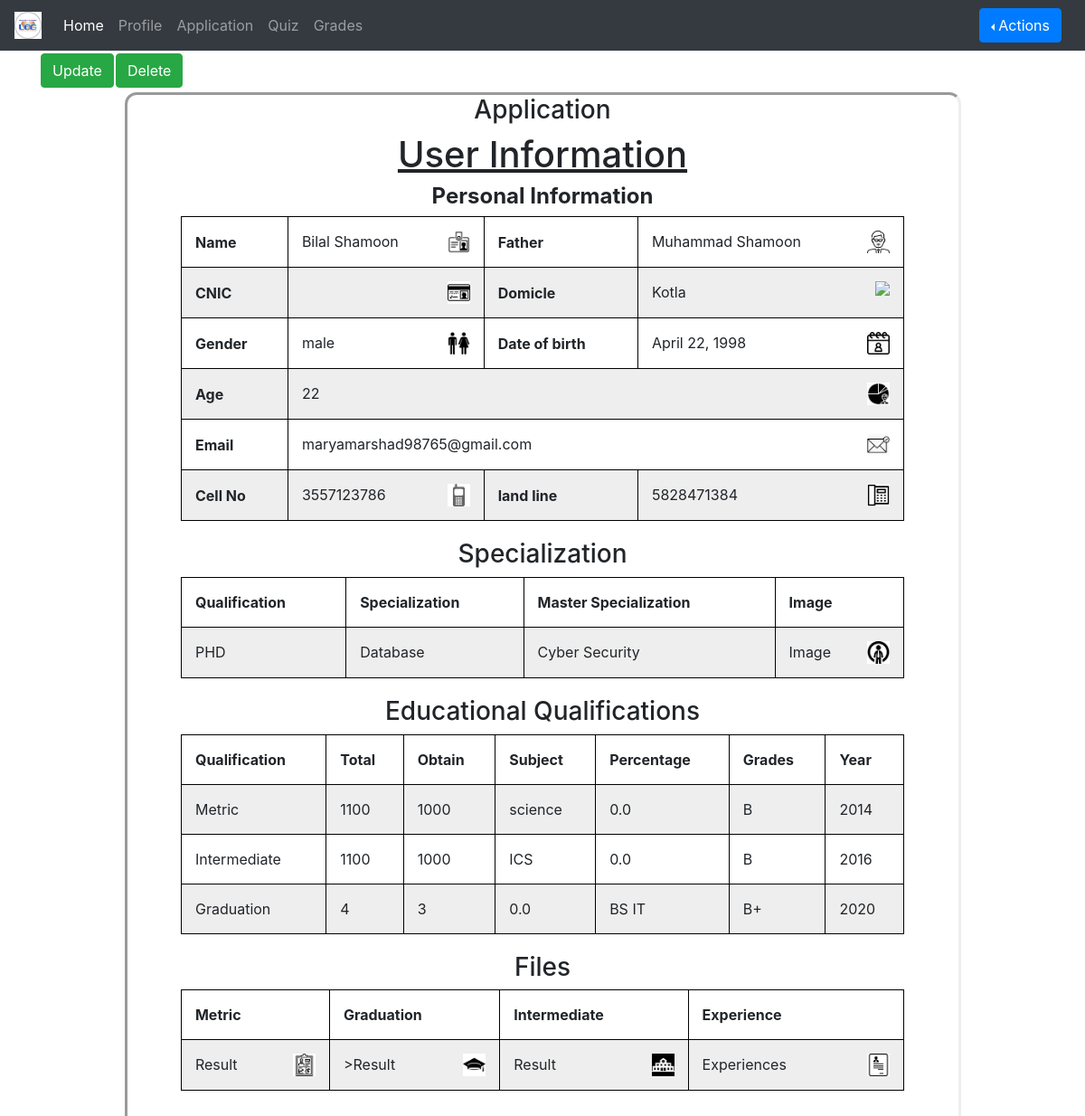
/User/BilalShamoon (signed in), run on the app's committed database.
### UserViews/models.py (models this page shows, shortened)
class Application(models.Model):
    user = models.OneToOneField(User, on_delete=models.CASCADE)
    First_Name = models.CharField(max_length=20, blank=False, null=False, validators=[alphabatic])
    Last_Name = models.CharField(max_length=20, blank=False, null=False, validators=[alphabatic])
    Father_Name = models.CharField(max_length=20, blank=False, null=False, validators=[alphabatic])
    Email = models.EmailField(max_length=254, verbose_name="Email", blank=False)
    Domicile = models.CharField(max_length=15, blank=False, null=True, validators=[alphabatic])
    Age = models.IntegerField(
        help_text="Age According to Date_of_Birth it will be checked in case of wrong input your application will not"
                  " be worthy.")
    Date_of_Birth = models.DateField(editable=True, help_text="Select Month Date And Year.")
    Gender = models.CharField(max_length=10,
                              help_text="Select Your Gender", choices=GENDER_CHOICES)
    Phone_no = models.IntegerField(help_text="Enter Your Phone no")
    Land_Line = models.IntegerField(help_text="Enter Your Land Line")
    MatricTotal = models.IntegerField(help_text="", null=False, blank=False)
    MatricObtain = models.IntegerField(null=False, blank=False)
    MatricSubject = models.CharField(max_length=50, blank=False, null=False)
    MatricPercentage = models.FloatField(max_length=None, blank=False, default=0.0, )
    MatricGrades = models.CharField(max_length=5, blank=False, null=True, )
    MatricYear = models.CharField(max_length=20, blank=False)
    IntermediateTotal = models.IntegerField(null=False, blank=False)
    IntermediateObtain = models.IntegerField(null=False, blank=False)
    IntermediateSubject = models.CharField(max_length=50, blank=False, null=False)
    IntermediatePercentage = models.FloatField(blank=False, default="0.0")
    IntermediateGrades = models.CharField(max_length=5, blank=False, null=True)
    IntermediateYear = models.CharField(max_length=20, blank=False)
    GraduationTotal = models.IntegerField(null=False, blank=False)
    GraduationObtain = models.IntegerField(null=False, blank=False)
    GraduationSubject = models.CharField(max_length=50, blank=False, null=False)
    GraduationPercentage = models.FloatField(blank=False, max_length=None, default='0.0')
    GraduationGrades = models.CharField(max_length=5, blank=False, null=True)
    GraduationYear = models.CharField(max_length=20, blank=False)
    Matrics_Result = models.FileField(verbose_name="Matric Result", blank=False, upload_to='Results/',
                                      help_text="Paste the PDF file of your DMC/Result card for best practices ")
    Graduations_result = models.FileField(verbose_name="Graduations_result", blank=False, upload_to='Results/',
                                          help_text="Paste the PDF file of your DMC/Result card for best practices ")
    Intermediate_result = models.FileField(verbose_name="Intermediate Result", blank=False, upload_to='Results/',
                                           help_text="Paste the PDF file of your DMC/Result card for best practices ")
    Image = models.ImageField(upload_to='images/',
                              help_text="Try to Use an Image with .JPG extension for best practices")
    Qualify = models.CharField(max_length=10, choices=QUALIFICATION_CHOICES,
                               help_text="Select Level of your Education from Available Choices.")
    Speclization = models.CharField(max_length=30, choices=SPECIALIZATION_CHOICES,
                                    help_text="Your Specialization or Field of Expertise.")
    Experience = models.FileField(default="Upload your CV", upload_to='CVs/',
                                  help_text="Paste the PDF file of your CV/ExperienceLetters for best practices ")
    Master_Specialization = models.CharField(help_text="Selct Specialization From List", max_length=50,
                                             choices=MASTER_CHOICES)

### UserViews/views.py (the view)
# urls.py: path('<str:user>', views.detailView2, name='Profile2'),
@login_required
def detailView2(request, user):
    object1 = Application.objects.all()
    flag = 0
    for obj1 in object1:
        if request.user == obj1.user:
            context = {
                'obj': obj1
            }
            return render(request, "UserViews/DetailView2.html", context)
        else:
            flag = flag + 1
    if flag != 0:
        messages.error(request, "Please fill the application", extra_tags="danger")
        print(flag)
    return render(request, "UserViews/DetailView2.html", )

### UserViews/templates/UserViews/DetailView2.html (shortened to what this page needs)
{%extends 'basic3.html'%}
{%block body%}
{%load static%}
{%if obj.id != null%}
<div class="container-fluid">
	<div class="row" style="margin-top: 3px">
		<div>
			<form action="{%url 'UserViews:Update' obj.id%}">
				<input class="btn btn-success" type="submit" value="Update">
			</form>
		</div>
		<form action="{%url 'UserViews:Delete' obj.id%}">
			<input style="margin-left:2px" class="btn btn-success" type="submit" value="Delete">
		</form>
	</div>
</div>
<div class="container style col-sm-10 text-align-center box">
	<h3 style="text-align:center;">Application</h3>
	<table id="t4" class="center">
		<h1> User Information </h1>
		<h4 style="text-align:center"><b>Personal Information</b></h4>
		<tr>
			<th>Name</th>
			<td>{{obj.First_Name}} {{obj.Last_Name}}<img style="height:25px" src="{%static 'images/icons/name.png' %}" ></td>
			<th>Father</th>
			<td>{{obj.Father_Name}}<img style="height:25px" src="{%static 'images/icons/father.png' %}" ></td>
		</tr>
		<tr>
			<th>CNIC</th>
			<td><img style="height:25px" src="{%static 'images/icons/cnic.png' %}" ></td>
			<th>Domicle</th>
			<td>{{obj.Domicile}}<img style="height:25px" src="{%static 'images/icons/domicile.png' %}" ></td>
		</tr>
		<tr>
			<th>Gender</th>
			<td>{{obj.Gender}}<img style="height:25px" src="{%static 'images/icons/gender.png' %}" ></td>
			<th>Date of birth</th>
			<td>{{obj.Date_of_Birth}}<img style="height:25px" src="{%static 'images/icons/dob.png' %}" ></td>
		</tr>
		<tr>
			<th>Age</th>
			<td colspan="3">{{obj.Age}}<img style="height:25px" src="{%static 'images/icons/age.jpg' %}" ></td>
		</tr>
		<tr>
			<th>Email</th>
			<td colspan="3">{{obj.Email}}<img style="height:25px" src="{%static 'images/icons/email.jpg' %}" ></td>
		</tr>
		<tr>
			<th>Cell No</th>
			<td>{{obj.Phone_no}}<img style="height:25px" src="{%static 'images/icons/phone.png' %}" ></td>
			<th>land line</th>
			<td>{{obj.Land_Line}}<img style="height:25px" src="{%static 'images/icons/landline.png' %}" ></td>
		</tr>
	</table>
	<div style="height:20px"></div>
	<table id="t3" class="center">
		<h3 style="text-align:center">Specialization</h3>
		<tr>
			<th>Qualification</th>
			<th>Specialization</th>
			<th>Master Specialization</th>
			<th>Image</th>
		</tr>
		<tr>
			<td>{{obj.Qualify}}</td>
			<td>{{obj.Speclization}}</td>
			<td>{{obj.Master_Specialization}}</td>
			<td title="Click On Icon">Image<a style="color:black" href="media/{{obj.Image}}"><img style="height:25px" src="{%static 'images/icons/pig.png' %}" ></a></td>
		</tr>
	</table>
	<div style="height:20px"></div>
	<h3 style="text-align:center">Educational Qualifications</h3>
	<table id="t2" class="center">
		<tr id="heading">
			<th>Qualification</th>
			<th>Total</th>
			<th>Obtain</th>
			<th>Subject</th>
			<th>Percentage</th>
			<th>Grades</th>
			<th>Year</th>
		</tr>
		<tr>
			<td>Metric</td>
			<td>{{obj.MatricTotal}}</td>
			<td>{{obj.MatricObtain}}</td>
			<td> {{obj.MatricSubject}}</td>
			<td>{{obj.MatricPercentage}}</td>
			<td>{{obj.MatricGrades}}</td>
			<td>{{obj.MatricYear}}</td>
		</tr>
		<tr>
			<td>Intermediate</td>
			<td>{{obj.IntermediateTotal}}</td>
			<td>{{obj.IntermediateObtain}}</td>
			<td>{{obj.IntermediateSubject}}</td>
			<td>{{obj.IntermediatePercentage}}</td>
			<td>{{obj.IntermediateGrades}}</td>
			<td>{{obj.IntermediateYear}}</td>
		</tr>
		<tr>
			<td>Graduation</td>
			<td>{{obj.GraduationTotal}}</td>
			<td> {{obj.GraduationObtain}}</td>
			<td>{{obj.GraduationPercentage}}</td>
			<td>{{obj.GraduationSubject}}</td>
			<td>{{obj.GraduationGrades}}</td>
			<td>{{obj.GraduationYear}}</td>
		</tr>
	</table>
	<div style="height:20px"></div>
	<table id="t1" class="center">
		<h3 style="text-align:center"> Files</h3>
		<tr>
			<th scope="col">Metric</th>
			<th scope="col">Graduation</th>
			<th scope="col">Intermediate</th>
			<th scope="col">Experience</th>
		</tr>
		<tr>
			<td title="Click On Image">Result<a style="color:black" href="media/{{obj.Matrics_Result}}"><img title="See result" style="height:25px" src="{%static 'images/icons/result.png' %}" ></a></td>
			<td title="Click On Image">>Result<a style="color:black" href="media/{{obj.Graduations_result}}"><img style="height:25px" src="{%static 'images/icons/graduation.png' %}" ></a></td>
			<td title="Click On Image">Result<a style="color:black" href="media/{{obj.Intermediate_result}}"><img style="height:25px" src="{%static 'images/icons/intermidiate.png' %}" ></a></td>
			<td title="Click On Image">Experiences<a style="color:black" href="media/{{obj.Experience}}"><img style="height:25px" src="{%static 'images/icons/cv.png' %}" ></a></td>
		</tr>
	</table>
	<div style="height:50px"></div>
	{%endif%}
</div>
{%endblock%}

### data on the page
Application: First_Name "Bilal", Last_Name "Shamoon", Father_Name "Muhammad Shamoon", Domicile "Kotla", Gender "male", Date_of_Birth "April 22, 1998", Age "22", Email "maryamarshad98765@gmail.com", Phone_no "3557123786", Land_Line "5828471384", Qualify "PHD", Speclization "Database", Master_Specialization "Cyber Security", MatricTotal "1100", MatricObtain "1000", MatricSubject "science", MatricPercentage "0.0", MatricGrades "B", MatricYear "2014", IntermediateTotal "1100", IntermediateObtain "1000", IntermediateSubject "ICS", IntermediatePercentage "0.0", IntermediateGrades "B", IntermediateYear "2016", GraduationTotal "4", GraduationObtain "3", GraduationPercentage "0.0", GraduationSubject "BS IT", GraduationGrades "B+", GraduationYear "2020"
